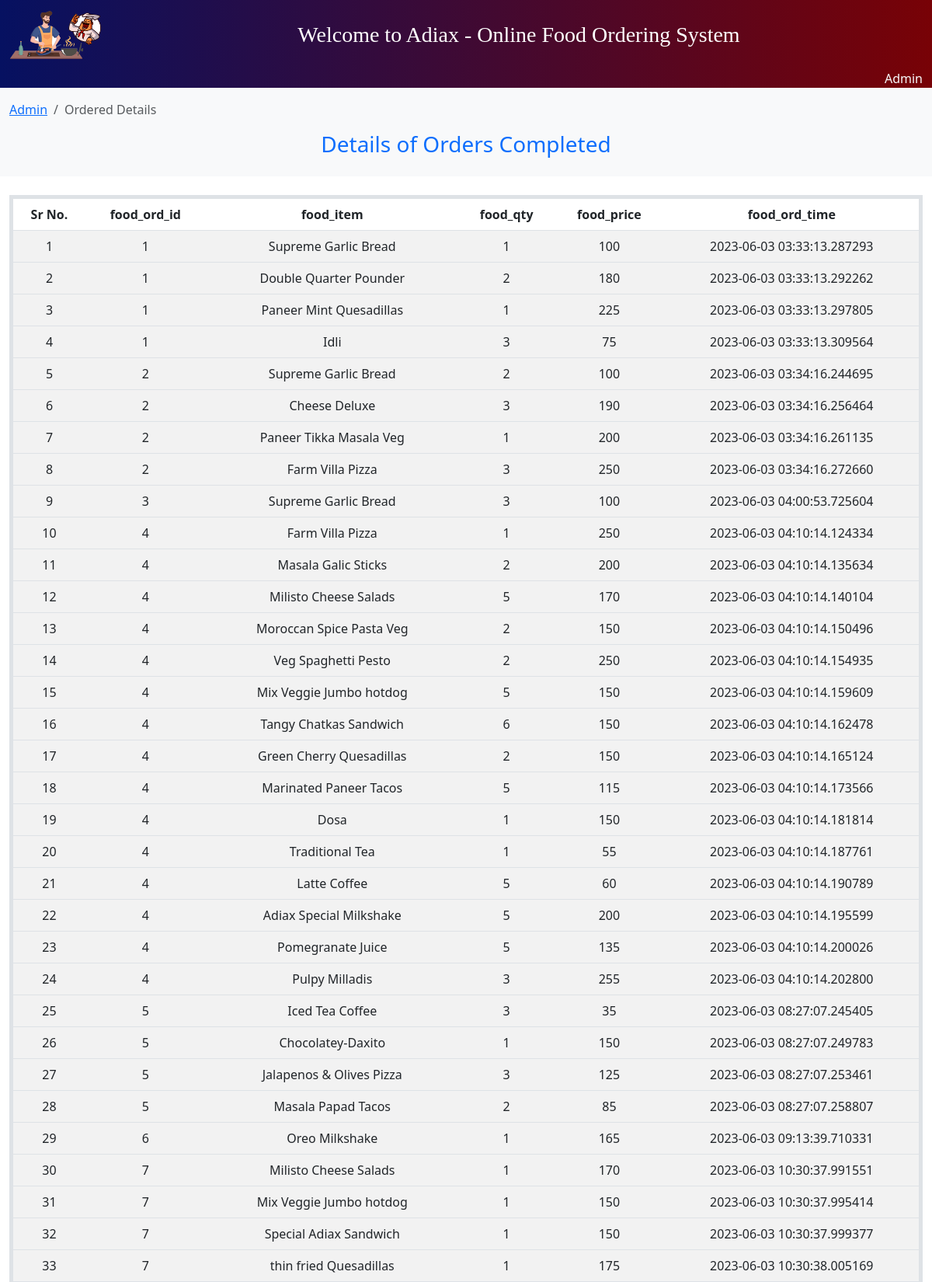
The page /Admin_food_Ordered.php (signed in, upper part) on the database its author committed.
### tables this page shows
CREATE TABLE `food_ordered` (
  `food_ord_id` int(11) NOT NULL COMMENT 'ID will be shown here',
  `food_item` varchar(255) NOT NULL COMMENT 'Name of food item',
  `food_qty` int(3) NOT NULL COMMENT 'Item quantity (no. of items)',
  `food_price` float NOT NULL COMMENT 'Price of food item',
  `food_ord_time` datetime(6) NOT NULL DEFAULT current_timestamp(6)
);

### Admin_food_Ordered.php (the view, shortened to what this page needs)
<!DOCTYPE html>
<html lang="en">
<head>
    <link rel="stylesheet" href="AdiPersonalBootstrap/bootstrap.css">
    <link rel="stylesheet" href="style.css">
</head>
<body>
<?php
include('Connection.php');
?>
    <?php
    if (isset($_SESSION['adminname'])) {
    ?>
        <nav class="navbar navbar-expand-sm linear-gradient2adi navbar-dark">
            <div class="container-fluid">
                <a class="navbar-brand" href="index.php">
                    <img src="img/logo.png" width="120vw" class="img-fluid justify-content-center" alt="">
                </a>
                <div class="collapse navbar-collapse justify-content-center text-center" id="collapsibleNavbar">
                    <ul class="navbar-nav">
                        <li class="nav-item">
                            <a class="nav-link text-white text-monotypecorsiva fs-3" href="index.php">
                                Welcome to Adiax - Online Food Ordering System
                            </a>
                        </li>
                    </ul>
                </div>
            </div>
        </nav>
        <div class="container-fluid linear-gradient2adi text-end text-light">
            <i class="fa fa-user"></i>
            <?php
            echo $_SESSION['adminname'];
            ?>
        </div>
        <div class="container-fluid bg-light text-primary py-3">
            <nav aria-label="breadcrumb">
                <ol class="breadcrumb">
                    <li class="breadcrumb-item"><a href="Admin.php" class="text-primary">Admin</a></li>
                    <li class="breadcrumb-item active" aria-current="page">Ordered Details</li>
                </ol>
                <h3 class="text-center justify-content-center">
                    Details of Orders Completed
                </h3>
            </nav>
        </div>
        <br>
        <div class="container-fluid">
            <table class="table table-striped table-hover text-center border border-5">
                <thead>
                    <tr>
                        <th scope="col">Sr No.</th>
                        <th scope="col">food_ord_id</th>
                        <th scope="col">food_item</th>
                        <th scope="col">food_qty</th>
                        <th scope="col">food_price</th>
                        <th scope="col">food_ord_time</th>
                    </tr>
                </thead>
                <?php
                $sql = "SELECT * FROM food_ordered";
                $result = mysqli_query($conn, $sql);
                $sr_no = 1;
                while ($row = mysqli_fetch_assoc($result)) {
                ?>
                    <tbody>
                        <tr>
                            <td scope="row"><?php echo $sr_no; ?></td>
                            <td scope="row"><?php echo $row['food_ord_id'] ?></td>
                            <td scope="row"><?php echo $row['food_item'] ?></td>
                            <td scope="row"><?php echo $row['food_qty'] ?></td>
                            <td scope="row"><?php echo $row['food_price'] ?></td>
                            <td scope="row"><?php echo $row['food_ord_time'] ?></td>
                        </tr>
                    <?php
                    $sr_no++;
                }
                    ?>
                    </tbody>
            </table>
        </div>
    <?php
    }
    ?>
</body>
</html>

### style.css (style rules this page uses)
.linear-gradient2adi { background-image: linear-gradient(to right, #061161, #780206); }
.text-monotypecorsiva { font-family: monotype Corsiva; }

### rows shown on the page
food_ordered: food_ord "1", food_item "Supreme Garlic Bread", food_qty "1", food_price "100", food_ord_time "2023-06-03 03:33:13.287293"
food_ordered: food_ord "1", food_item "Double Quarter Pounder", food_qty "2", food_price "180", food_ord_time "2023-06-03 03:33:13.292262"
food_ordered: food_ord "1", food_item "Paneer Mint Quesadillas", food_qty "1", food_price "225", food_ord_time "2023-06-03 03:33:13.297805"
food_ordered: food_ord "1", food_item "Idli", food_qty "3", food_price "75", food_ord_time "2023-06-03 03:33:13.309564"
food_ordered: food_ord "2", food_item "Supreme Garlic Bread", food_qty "2", food_price "100", food_ord_time "2023-06-03 03:34:16.244695"
food_ordered: food_ord "2", food_item "Cheese Deluxe", food_qty "3", food_price "190", food_ord_time "2023-06-03 03:34:16.256464"
food_ordered: food_ord "2", food_item "Paneer Tikka Masala Veg", food_qty "1", food_price "200", food_ord_time "2023-06-03 03:34:16.261135"
food_ordered: food_ord "2", food_item "Farm Villa Pizza", food_qty "3", food_price "250", food_ord_time "2023-06-03 03:34:16.272660"
food_ordered: food_ord "3", food_item "Supreme Garlic Bread", food_qty "3", food_price "100", food_ord_time "2023-06-03 04:00:53.725604"
food_ordered: food_ord "4", food_item "Farm Villa Pizza", food_qty "1", food_price "250", food_ord_time "2023-06-03 04:10:14.124334"
food_ordered: food_ord "4", food_item "Masala Galic Sticks", food_qty "2", food_price "200", food_ord_time "2023-06-03 04:10:14.135634"
food_ordered: food_ord "4", food_item "Milisto Cheese Salads", food_qty "5", food_price "170", food_ord_time "2023-06-03 04:10:14.140104"
food_ordered: food_ord "4", food_item "Moroccan Spice Pasta Veg", food_qty "2", food_price "150", food_ord_time "2023-06-03 04:10:14.150496"
food_ordered: food_ord "4", food_item "Veg Spaghetti Pesto", food_qty "2", food_price "250", food_ord_time "2023-06-03 04:10:14.154935"
food_ordered: food_ord "4", food_item "Mix Veggie Jumbo hotdog", food_qty "5", food_price "150", food_ord_time "2023-06-03 04:10:14.159609"
food_ordered: food_ord "4", food_item "Tangy Chatkas Sandwich", food_qty "6", food_price "150", food_ord_time "2023-06-03 04:10:14.162478"
food_ordered: food_ord "4", food_item "Green Cherry Quesadillas", food_qty "2", food_price "150", food_ord_time "2023-06-03 04:10:14.165124"
food_ordered: food_ord "4", food_item "Marinated Paneer Tacos", food_qty "5", food_price "115", food_ord_time "2023-06-03 04:10:14.173566"
food_ordered: food_ord "4", food_item "Dosa", food_qty "1", food_price "150", food_ord_time "2023-06-03 04:10:14.181814"
food_ordered: food_ord "4", food_item "Traditional Tea", food_qty "1", food_price "55", food_ord_time "2023-06-03 04:10:14.187761"
food_ordered: food_ord "4", food_item "Latte Coffee", food_qty "5", food_price "60", food_ord_time "2023-06-03 04:10:14.190789"
food_ordered: food_ord "4", food_item "Adiax Special Milkshake", food_qty "5", food_price "200", food_ord_time "2023-06-03 04:10:14.195599"
food_ordered: food_ord "4", food_item "Pomegranate Juice", food_qty "5", food_price "135", food_ord_time "2023-06-03 04:10:14.200026"
food_ordered: food_ord "4", food_item "Pulpy Milladis", food_qty "3", food_price "255", food_ord_time "2023-06-03 04:10:14.202800"
food_ordered: food_ord "5", food_item "Iced Tea Coffee", food_qty "3", food_price "35", food_ord_time "2023-06-03 08:27:07.245405"
food_ordered: food_ord "5", food_item "Chocolatey-Daxito", food_qty "1", food_price "150", food_ord_time "2023-06-03 08:27:07.249783"
food_ordered: food_ord "5", food_item "Jalapenos & Olives Pizza", food_qty "3", food_price "125", food_ord_time "2023-06-03 08:27:07.253461"
food_ordered: food_ord "5", food_item "Masala Papad Tacos", food_qty "2", food_price "85", food_ord_time "2023-06-03 08:27:07.258807"
food_ordered: food_ord "6", food_item "Oreo Milkshake", food_qty "1", food_price "165", food_ord_time "2023-06-03 09:13:39.710331"
food_ordered: food_ord "7", food_item "Milisto Cheese Salads", food_qty "1", food_price "170", food_ord_time "2023-06-03 10:30:37.991551"
food_ordered: food_ord "7", food_item "Mix Veggie Jumbo hotdog", food_qty "1", food_price "150", food_ord_time "2023-06-03 10:30:37.995414"
food_ordered: food_ord "7", food_item "Special Adiax Sandwich", food_qty "1", food_price "150", food_ord_time "2023-06-03 10:30:37.999377"
food_ordered: food_ord "7", food_item "thin fried Quesadillas", food_qty "1", food_price "175", food_ord_time "2023-06-03 10:30:38.005169"

### other values the page prints
$_SESSION['adminname'] "Admin"
